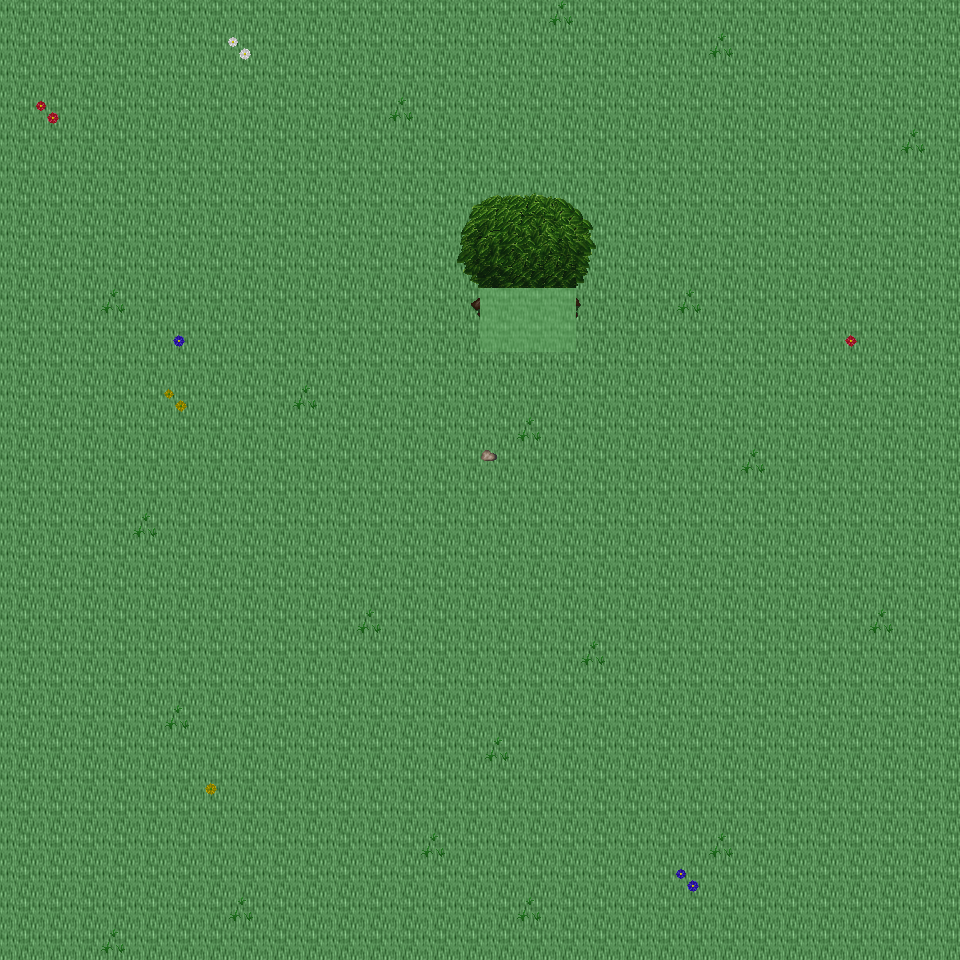

Tiled map render using the project's own tile images. Description and the map definition, with tile-layer contents summarised, below:
An orthogonal 30x30 tile map with 32x32 px tiles, 6 tile layers (Ground, Object, Object2, Above, ...), 48 tilesets and 3 objects (3x mapExit).

<map version="1.0" orientation="orthogonal" renderorder="right-down" width="30" height="30" tilewidth="32" tileheight="32" nextobjectid="4">
  <tileset firstgid="1" name="tileset_ground_ground" tilewidth="32" tileheight="32" tilecount="33" columns="3">
    <image source="../drawable/tileset_ground_ground.png" width="96" height="352" />
  </tileset>
  <tileset firstgid="34" name="tileset_building_castle" tilewidth="32" tileheight="32" tilecount="320" columns="20">
    <image source="../drawable/tileset_building_castle.png" width="640" height="512" />
  </tileset>
  <tileset firstgid="354" name="tileset_furniture_carpet_carpets_2" tilewidth="32" tileheight="32" tilecount="12" columns="4">
    <image source="../drawable/tileset_furniture_carpet_carpets_2.png" width="128" height="160" />
  </tileset>
  <tileset firstgid="366" name="tileset_ground_indoor_tiles" tilewidth="32" tileheight="32" tilecount="8" columns="2">
    <image source="../drawable/tileset_ground_indoor_tiles.png" width="64" height="128" />
  </tileset>
  <tileset firstgid="374" name="tileset_ground_water_pool" tilewidth="32" tileheight="32" tilecount="72" columns="3">
    <image source="../drawable/tileset_ground_water_pool.png" width="96" height="768" />
  </tileset>
  <tileset firstgid="446" name="tileset_ground_brown_paving" tilewidth="32" tileheight="32" tilecount="2" columns="2">
    <image source="../drawable/tileset_ground_brown_paving.png" width="64" height="32" />
  </tileset>
  <tileset firstgid="448" name="tileset_ground_spikes" tilewidth="32" tileheight="32" tilecount="1" columns="1">
    <image source="../drawable/tileset_ground_spikes.png" width="32" height="32" />
  </tileset>
  <tileset firstgid="449" name="tileset_ground_ridge_earth_dark" tilewidth="32" tileheight="32" tilecount="96" columns="12">
    <image source="../drawable/tileset_ground_ridge_earth_dark.png" width="384" height="256" />
  </tileset>
  <tileset firstgid="545" name="tileset_plant_grasses" tilewidth="32" tileheight="32" tilecount="6" columns="3">
    <image source="../drawable/tileset_plant_grasses.png" width="96" height="64" />
  </tileset>
  <tileset firstgid="551" name="tileset_ground_water_pool_corners" tilewidth="32" tileheight="32" tilecount="72" columns="3">
    <image source="../drawable/tileset_ground_water_pool_corners.png" width="96" height="768" />
  </tileset>
  <tileset firstgid="623" name="tileset_building_fence_fence_chunky" tilewidth="32" tileheight="32" tilecount="21" columns="3">
    <image source="../drawable/tileset_building_fence_fence_chunky.png" width="96" height="224" />
  </tileset>
  <tileset firstgid="644" name="tileset_ground_earth_edges" tilewidth="32" tileheight="32" tilecount="18" columns="6">
    <image source="../drawable/tileset_ground_earth_edges.png" width="192" height="96" />
  </tileset>
  <tileset firstgid="662" name="tileset_ground_rock_pebbles" tilewidth="32" tileheight="32" tilecount="3" columns="1">
    <image source="../drawable/tileset_ground_rock_pebbles.png" width="32" height="96" />
  </tileset>
  <tileset firstgid="665" name="tileset_ground_square_patch" tilewidth="32" tileheight="32" tilecount="9" columns="3">
    <image source="../drawable/tileset_ground_square_patch.png" width="96" height="96" />
  </tileset>
  <tileset firstgid="674" name="tileset_plant_leaves" tilewidth="32" tileheight="32" tilecount="8" columns="4">
    <image source="../drawable/tileset_plant_leaves.png" width="128" height="64" />
  </tileset>
  <tileset firstgid="682" name="tileset_item_corpse_skull_dark" tilewidth="32" tileheight="32" tilecount="2" columns="2">
    <image source="../drawable/tileset_item_corpse_skull_dark.png" width="64" height="32" />
  </tileset>
  <tileset firstgid="684" name="tileset_item_corpse_skeleton" tilewidth="32" tileheight="32" tilecount="4" columns="2">
    <image source="../drawable/tileset_item_corpse_skeleton.png" width="64" height="64" />
  </tileset>
  <tileset firstgid="688" name="tileset_furniture_table_grey_fancy" tilewidth="32" tileheight="32" tilecount="9" columns="3">
    <image source="../drawable/tileset_furniture_table_grey_fancy.png" width="96" height="96" />
  </tileset>
  <tileset firstgid="697" name="tileset_furniture_table_grey_long" tilewidth="32" tileheight="32" tilecount="4" columns="2">
    <image source="../drawable/tileset_furniture_table_grey_long.png" width="64" height="64" />
  </tileset>
  <tileset firstgid="701" name="tileset_furniture_table_grey_plain" tilewidth="32" tileheight="32" tilecount="9" columns="3">
    <image source="../drawable/tileset_furniture_table_grey_plain.png" width="96" height="96" />
  </tileset>
  <tileset firstgid="710" name="tileset_item_gothic_slab" tilewidth="32" tileheight="32" tilecount="1" columns="1">
    <image source="../drawable/tileset_item_gothic_slab.png" width="32" height="32" />
  </tileset>
  <tileset firstgid="711" name="tileset_logic_creature_gnome" tilewidth="32" tileheight="32" tilecount="6" columns="6">
    <image source="../drawable/tileset_logic_creature_gnome.png" width="192" height="32" />
  </tileset>
  <tileset firstgid="717" name="tileset_logic_creature_animal" tilewidth="32" tileheight="32" tilecount="32" columns="8">
    <image source="../drawable/tileset_logic_creature_animal.png" width="256" height="128" />
  </tileset>
  <tileset firstgid="749" name="tileset_logic_collision" tilewidth="32" tileheight="32" tilecount="1" columns="1">
    <image source="../drawable/tileset_logic_collision.png" width="32" height="32" />
  </tileset>
  <tileset firstgid="750" name="tileset_ground_water_pool_deep" tilewidth="32" tileheight="32" tilecount="72" columns="3">
    <image source="../drawable/tileset_ground_water_pool_deep.png" width="96" height="768" />
  </tileset>
  <tileset firstgid="822" name="tileset_object_suspension_bridge" tilewidth="32" tileheight="32" tilecount="24" columns="3">
    <image source="../drawable/tileset_object_suspension_bridge.png" width="96" height="256" />
  </tileset>
  <tileset firstgid="846" name="tileset_plant_flower_daisy_blue" tilewidth="32" tileheight="32" tilecount="8" columns="2">
    <image source="../drawable/tileset_plant_flower_daisy_blue.png" width="64" height="128" />
  </tileset>
  <tileset firstgid="854" name="tileset_plant_flower_daisy_red" tilewidth="32" tileheight="32" tilecount="8" columns="2">
    <image source="../drawable/tileset_plant_flower_daisy_red.png" width="64" height="128" />
  </tileset>
  <tileset firstgid="862" name="tileset_plant_flower_daisy_white" tilewidth="32" tileheight="32" tilecount="8" columns="2">
    <image source="../drawable/tileset_plant_flower_daisy_white.png" width="64" height="128" />
  </tileset>
  <tileset firstgid="870" name="tileset_plant_flower_daisy_yellow" tilewidth="32" tileheight="32" tilecount="8" columns="2">
    <image source="../drawable/tileset_plant_flower_daisy_yellow.png" width="64" height="128" />
  </tileset>
  <tileset firstgid="878" name="tileset_plant_tree_tree_green" tilewidth="32" tileheight="32" tilecount="80" columns="8">
    <image source="../drawable/tileset_plant_tree_tree_green.png" width="256" height="352" />
  </tileset>
  <tileset firstgid="958" name="tileset_item_banners_flag" tilewidth="32" tileheight="32" tilecount="12" columns="3">
    <image source="../drawable/tileset_item_banners_flag.png" width="96" height="128" />
  </tileset>
  <tileset firstgid="970" name="tileset_item_flagpole" tilewidth="32" tileheight="32" tilecount="3" columns="1">
    <image source="../drawable/tileset_item_flagpole.png" width="32" height="96" />
  </tileset>
  <tileset firstgid="973" name="tileset_furniture_chair_bench_white" tilewidth="32" tileheight="32" tilecount="8" columns="2">
    <image source="../drawable/tileset_furniture_chair_bench_white.png" width="64" height="128" />
  </tileset>
  <tileset firstgid="981" name="tileset_item_statue_flowered_arch" tilewidth="32" tileheight="32" tilecount="24" columns="6">
    <image source="../drawable/tileset_item_statue_flowered_arch.png" width="192" height="128" />
  </tileset>
  <tileset firstgid="1005" name="tileset_building_decoration_block" tilewidth="32" tileheight="32" tilecount="2" columns="2">
    <image source="../drawable/tileset_building_decoration_block.png" width="64" height="32" />
  </tileset>
  <tileset firstgid="1007" name="tileset_building_decoration_orbpedestal" tilewidth="32" tileheight="32" tilecount="2" columns="1">
    <image source="../drawable/tileset_building_decoration_orbpedestal.png" width="32" height="64" />
  </tileset>
  <tileset firstgid="1009" name="tileset_item_statue_urn_with_flowers" tilewidth="32" tileheight="32" tilecount="2" columns="1">
    <image source="../drawable/tileset_item_statue_urn_with_flowers.png" width="32" height="64" />
  </tileset>
  <tileset firstgid="1011" name="tileset_building_decoration_pool" tilewidth="32" tileheight="32" tilecount="9" columns="3">
    <image source="../drawable/tileset_building_decoration_pool.png" width="96" height="96" />
  </tileset>
  <tileset firstgid="1020" name="tileset_item_statue_romanic_art1" tilewidth="32" tileheight="32" tilecount="4" columns="2">
    <image source="../drawable/tileset_item_statue_romanic_art1.png" width="64" height="64" />
  </tileset>
  <tileset firstgid="1024" name="tileset_building_wall_int_clay" tilewidth="32" tileheight="32" tilecount="100" columns="10">
    <image source="../drawable/tileset_building_wall_int_clay.png" width="320" height="320" />
  </tileset>
  <tileset firstgid="1124" name="tileset_ground_green_paving" tilewidth="32" tileheight="32" tilecount="18" columns="3">
    <image source="../drawable/tileset_ground_green_paving.png" width="96" height="192" />
  </tileset>
  <tileset firstgid="1142" name="tileset_logic_protection" tilewidth="32" tileheight="32" tilecount="2" columns="2">
    <image source="../drawable/tileset_logic_protection.png" width="64" height="32" />
  </tileset>
  <tileset firstgid="1144" name="tileset_furniture_other_stick" tilewidth="32" tileheight="32" tilecount="2" columns="1">
    <image source="../drawable/tileset_furniture_other_stick.png" width="32" height="64" />
  </tileset>
  <tileset firstgid="1146" name="tileset_item_scrying_orb" tilewidth="32" tileheight="32" tilecount="8" columns="8">
    <image source="../drawable/tileset_item_scrying_orb.png" width="256" height="32" />
  </tileset>
  <tileset firstgid="1154" name="tileset_light_dim_light_7x5" tilewidth="32" tileheight="32" tilecount="35" columns="7">
    <image source="../drawable/tileset_light_dim_light_7x5.png" width="224" height="160" />
  </tileset>
  <tileset firstgid="1189" name="tileset_light_light_5x5" tilewidth="32" tileheight="32" tilecount="25" columns="5">
    <image source="../drawable/tileset_light_light_5x5.png" width="160" height="160" />
  </tileset>
  <tileset firstgid="1214" name="tileset_furniture_light_lamp_bronze" tilewidth="32" tileheight="32" tilecount="3" columns="1">
    <image source="../drawable/tileset_furniture_light_lamp_bronze.png" width="32" height="96" />
  </tileset>
  <layer name="Ground" width="30" height="30">
    <data>[900 cells, 900 non-empty, 1 distinct tile ids]</data>
  </layer>
  <layer name="Object" width="30" height="30">
    <data>[900 cells, 34 non-empty, 14 distinct tile ids]</data>
  </layer>
  <layer name="Object2" width="30" height="30">
    <data>[900 cells, 0 non-empty, 0 distinct tile ids]</data>
  </layer>
  <layer name="Above" width="30" height="30">
    <data>[900 cells, 18 non-empty, 17 distinct tile ids]</data>
  </layer>
  <layer name="Above2" width="30" height="30">
    <data>[900 cells, 0 non-empty, 0 distinct tile ids]</data>
  </layer>
  <layer name="Walkable" width="30" height="30">
    <data>[900 cells, 6 non-empty, 1 distinct tile ids]</data>
  </layer>
  <objectgroup name="MapEvents">
    <object id="1" name="north" type="mapExit" x="0" y="0" width="960" height="32">
      <properties>
        <property name="map" value="level_0_x221_y25" />
        <property name="x" value="0" />
        <property name="y" value="28" />
      </properties>
    </object>
    <object id="2" name="south" type="mapExit" x="0" y="928" width="960" height="32">
      <properties>
        <property name="map" value="level_0_x221_y27" />
        <property name="x" value="0" />
        <property name="y" value="1" />
      </properties>
    </object>
    <object id="3" name="east" type="mapExit" x="928" y="0" width="32" height="960">
      <properties>
        <property name="map" value="level_0_x222_y26" />
        <property name="x" value="1" />
        <property name="y" value="0" />
      </properties>
    </object>
  </objectgroup>
</map>
